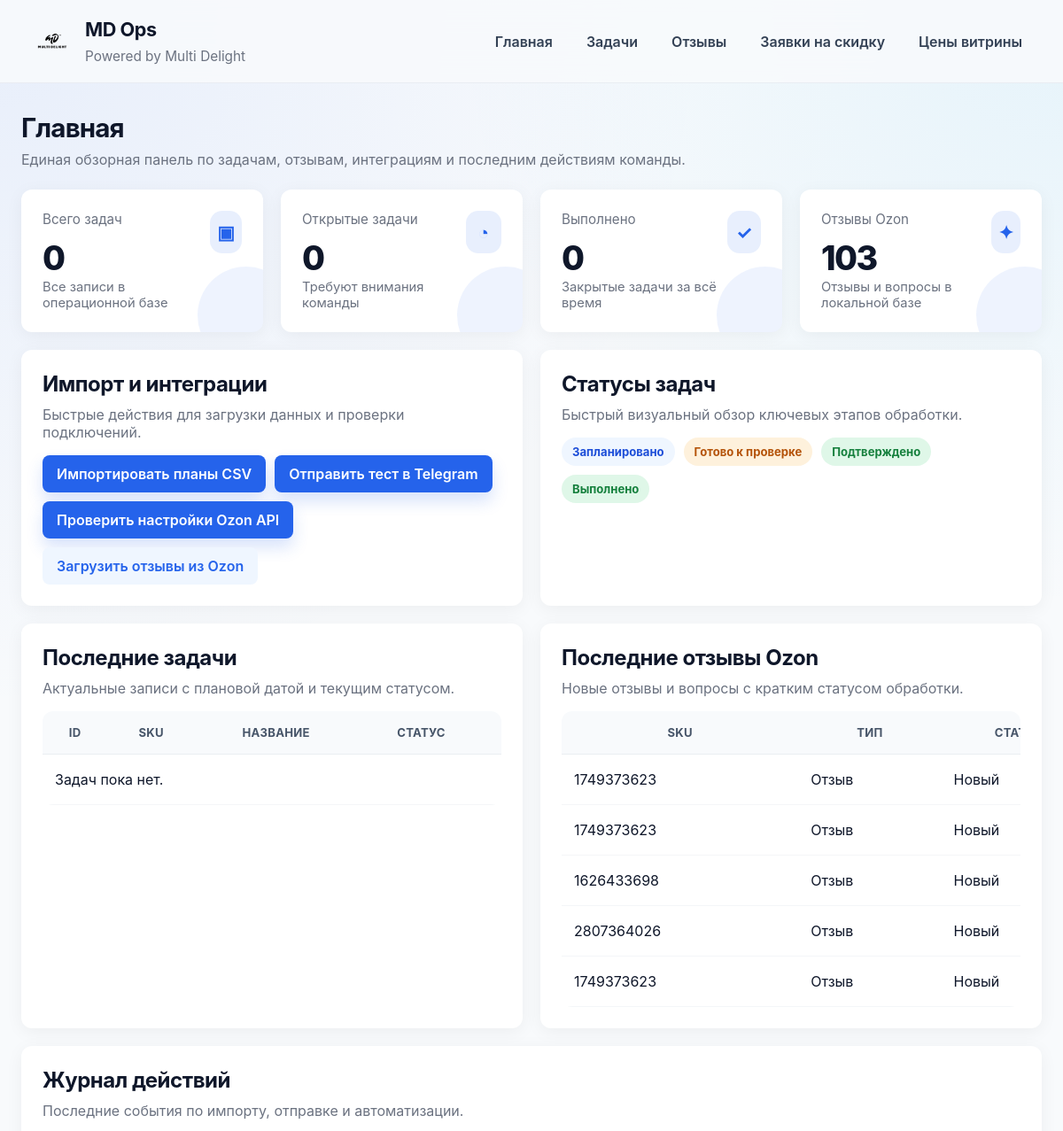
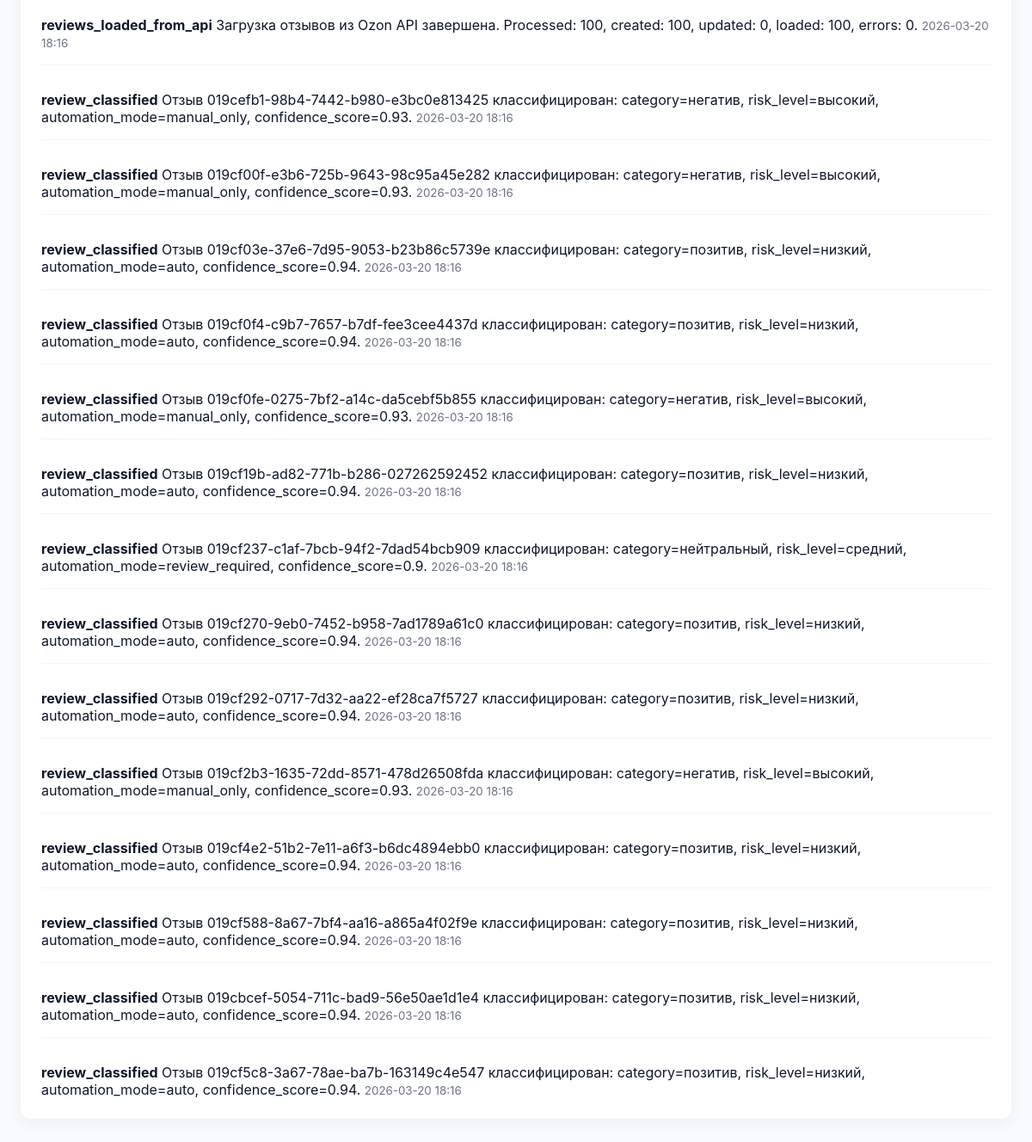
The page / on the database its author committed (2 pictures, top to bottom).
### app/models.py (models this page shows)
class Review(Base):
    __tablename__ = "reviews"
    id: Mapped[int] = mapped_column(Integer, primary_key=True, index=True)
    external_id: Mapped[str] = mapped_column(String(100), unique=True, index=True, nullable=False)
    sku: Mapped[str] = mapped_column(String(100), default="", index=True)
    product_name: Mapped[str | None] = mapped_column(String(255), nullable=True)
    source_type: Mapped[str] = mapped_column(String(50), default="review")
    category: Mapped[str | None] = mapped_column(String(50), nullable=True)
    rating: Mapped[int | None] = mapped_column(Integer, nullable=True)
    author_name: Mapped[str | None] = mapped_column(String(120), nullable=True)
    text: Mapped[str] = mapped_column(Text, default="")
    published_at: Mapped[datetime | None] = mapped_column(DateTime, nullable=True)
    status: Mapped[str] = mapped_column(String(50), default="new")
    draft_reply: Mapped[str | None] = mapped_column(Text, nullable=True)
    final_reply: Mapped[str | None] = mapped_column(Text, nullable=True)
    automation_mode: Mapped[str] = mapped_column(String(50), default="review_required")
    processing_mode: Mapped[str] = mapped_column(String(50), default="требуется_проверка")
    confidence_score: Mapped[float | None] = mapped_column(Float, nullable=True)
    risk_level: Mapped[str] = mapped_column(String(50), default="medium")
    send_status: Mapped[str] = mapped_column(String(50), default="pending")
    sent_at: Mapped[datetime | None] = mapped_column(DateTime, nullable=True)
    last_automation_processed_at: Mapped[datetime | None] = mapped_column(DateTime, nullable=True)
    high_risk_notified_at: Mapped[datetime | None] = mapped_column(DateTime, nullable=True)
    created_at: Mapped[datetime] = mapped_column(DateTime, default=datetime.utcnow)
    updated_at: Mapped[datetime] = mapped_column(DateTime, default=datetime.utcnow, onupdate=datetime.utcnow)

class AuditLog(Base):
    __tablename__ = "audit_logs"
    id: Mapped[int] = mapped_column(Integer, primary_key=True, index=True)
    action: Mapped[str] = mapped_column(String(120), nullable=False)
    details: Mapped[str] = mapped_column(Text, default="")
    created_at: Mapped[datetime] = mapped_column(DateTime, default=datetime.utcnow)

### app/routers/dashboard.py (the view)
@router.get("/", response_class=HTMLResponse)
def dashboard(request: Request, db: Session = Depends(get_db)):
    total_tasks = db.query(func.count(Task.id)).scalar() or 0
    open_tasks = db.query(func.count(Task.id)).filter(Task.status != "done").scalar() or 0
    done_tasks = db.query(func.count(Task.id)).filter(Task.status == "done").scalar() or 0
    total_reviews = db.query(func.count(Review.id)).scalar() or 0
    recent_tasks = db.query(Task).order_by(Task.created_at.desc()).limit(10).all()
    recent_reviews = get_recent_reviews(db, limit=5)
    recent_logs = db.query(AuditLog).order_by(AuditLog.created_at.desc()).limit(15).all()
    message = request.query_params.get("message", "")
    return templates.TemplateResponse(
        "dashboard.html",
        {
            "request": request,
            "stats": {
                "total_tasks": total_tasks,
                "open_tasks": open_tasks,
                "done_tasks": done_tasks,
                "total_reviews": total_reviews,
            },
            "recent_tasks": recent_tasks,
            "recent_reviews": recent_reviews,
            "recent_logs": recent_logs,
            "message": message,
        },
    )

### app/templates/dashboard.html (shortened to what this page needs)
{% extends "base.html" %}
{% set task_status_map = {
    "planned": "Запланировано",
    "ready_for_review": "Готово к проверке",
    "approved": "Подтверждено",
    "done": "Выполнено",
    "new": "Новая",
    "in_progress": "В работе"
} %}
{% set review_status_map = {
    "new": "Новый",
    "drafted": "Черновик",
    "approved": "Одобрен",
    "sent": "Отправлен",
    "failed": "Ошибка",
    "archived": "Архив",
    "одобрен": "Одобрен",
    "отправлен": "Отправлен",
    "ошибка": "Ошибка",
    "архив": "Архив",
    "ручная_обработка": "Ручная обработка"
} %}
{% set source_type_map = {
    "review": "Отзыв",
    "question": "Вопрос"
} %}
{% block content %}
<section class="page-header">
    <div>
        <h2>Главная</h2>
        <p>Единая обзорная панель по задачам, отзывам, интеграциям и последним действиям команды.</p>
    </div>
</section>
<section class="grid four-cards">
    <div class="card metric-card">
        <div class="metric-top">
            <div>
                <p class="metric-label">Всего задач</p>
                <div class="metric-value">{{ stats.total_tasks }}</div>
                <p class="metric-foot">Все записи в операционной базе</p>
            </div>
            <span class="metric-icon">▣</span>
        </div>
    </div>
    <div class="card metric-card">
        <div class="metric-top">
            <div>
                <p class="metric-label">Открытые задачи</p>
                <div class="metric-value">{{ stats.open_tasks }}</div>
                <p class="metric-foot">Требуют внимания команды</p>
            </div>
            <span class="metric-icon">◔</span>
        </div>
    </div>
    <div class="card metric-card">
        <div class="metric-top">
            <div>
                <p class="metric-label">Выполнено</p>
                <div class="metric-value">{{ stats.done_tasks }}</div>
                <p class="metric-foot">Закрытые задачи за всё время</p>
            </div>
            <span class="metric-icon">✓</span>
        </div>
    </div>
    <div class="card metric-card">
        <div class="metric-top">
            <div>
                <p class="metric-label">Отзывы Ozon</p>
                <div class="metric-value">{{ stats.total_reviews }}</div>
                <p class="metric-foot">Отзывы и вопросы в локальной базе</p>
            </div>
            <span class="metric-icon">✦</span>
        </div>
    </div>
</section>
<section class="grid two-columns">
    <div class="card">
        <div class="section-head">
            <div>
                <h2>Импорт и интеграции</h2>
                <p>Быстрые действия для загрузки данных и проверки подключений.</p>
            </div>
        </div>
        <div class="panel-actions">
            <form method="post" action="/tasks/import-plans">
                <button type="submit">Импортировать планы CSV</button>
            </form>
            <form method="post" action="/telegram/test">
                <button type="submit">Отправить тест в Telegram</button>
            </form>
            <form method="post" action="/ozon/test">
                <button type="submit">Проверить настройки Ozon API</button>
            </form>
            <a href="/reviews/load" class="secondary-button">Загрузить отзывы из Ozon</a>
        </div>
    </div>
    <div class="card">
        <div class="section-head">
            <div>
                <h2>Статусы задач</h2>
                <p>Быстрый визуальный обзор ключевых этапов обработки.</p>
            </div>
        </div>
        <div class="status-list">
            <span class="status-badge status-planned">Запланировано</span>
            <span class="status-badge status-ready_for_review">Готово к проверке</span>
            <span class="status-badge status-approved">Подтверждено</span>
            <span class="status-badge status-done">Выполнено</span>
        </div>
    </div>
</section>
<section class="grid two-columns">
    <div class="card">
        <div class="section-head">
            <div>
                <h2>Последние задачи</h2>
                <p>Актуальные записи с плановой датой и текущим статусом.</p>
            </div>
        </div>
        <div class="table-wrap">
            <table>
                <thead>
                    <tr>
                        <th>ID</th>
                        <th>SKU</th>
                        <th>Название</th>
                        <th>Статус</th>
                        <th>Плановая дата</th>
                    </tr>
                </thead>
                <tbody>
                    {% for task in recent_tasks %}
                    <tr>
                        <td>{{ task.id }}</td>
                        <td>{{ task.sku or "-" }}</td>
                        <td>{{ task.title }}</td>
                        <td><span class="status-badge status-{{ task.status }}">{{ task_status_map.get(task.status, task.status) }}</span></td>
                        <td>{{ (task.planned_date or task.due_date).strftime("%Y-%m-%d %H:%M") if (task.planned_date or task.due_date) else "-" }}</td>
                    </tr>
                    {% else %}
                    <tr>
                        <td colspan="5">Задач пока нет.</td>
                    </tr>
                    {% endfor %}
                </tbody>
            </table>
        </div>
    </div>
    <div class="card">
        <div class="section-head">
            <div>
                <h2>Последние отзывы Ozon</h2>
                <p>Новые отзывы и вопросы с кратким статусом обработки.</p>
            </div>
        </div>
        <div class="table-wrap">
            <table>
                <thead>
                    <tr>
                        <th>SKU</th>
                        <th>Тип</th>
                        <th>Статус</th>
                    </tr>
                </thead>
                <tbody>
                    {% for review in recent_reviews %}
                    <tr>
                        <td>{{ review.sku or "-" }}</td>
                        <td>{{ source_type_map.get(review.source_type, review.source_type) }}</td>
                        <td>{{ review_status_map.get(review.status, review.status) }}</td>
                    </tr>
                    {% else %}
                    <tr>
                        <td colspan="4">Отзывов пока нет.</td>
                    </tr>
                    {% endfor %}
                </tbody>
            </table>
        </div>
    </div>
</section>
<section class="card">
    <div class="section-head">
        <div>
            <h2>Журнал действий</h2>
            <p>Последние события по импорту, отправке и автоматизации.</p>
        </div>
    </div>
    <ul class="log-list">
        {% for item in recent_logs %}
        <li>
            <strong>{{ item.action }}</strong>
            <span>{{ item.details }}</span>
            <small>{{ item.created_at.strftime("%Y-%m-%d %H:%M") }}</small>
        </li>
        {% else %}
        <li>Событий пока нет.</li>
        {% endfor %}
    </ul>
</section>
{% endblock %}

### rows shown on the page
Review: sku "1749373623", get "Отзыв", get "Новый"
Review: sku "1749373623", get "Отзыв", get "Новый"
Review: sku "1626433698", get "Отзыв", get "Новый"
Review: sku "2807364026", get "Отзыв", get "Новый"
Review: sku "1749373623", get "Отзыв", get "Новый"
AuditLog: action "reviews_loaded_from_api", details "Загрузка отзывов из Ozon API завершена. Processed: 100, created: 100, updated: 0, loaded: 100, errors: 0.", created_at "2026-03-20 18:16"
AuditLog: action "review_classified", details "Отзыв 019cefb1-98b4-7442-b980-e3bc0e813425 классифицирован: category=негатив, risk_level=высокий, automation_mode=manual_only, confidence_score=0.93.", created_at "2026-03-20 18:16"
AuditLog: action "review_classified", details "Отзыв 019cf00f-e3b6-725b-9643-98c95a45e282 классифицирован: category=негатив, risk_level=высокий, automation_mode=manual_only, confidence_score=0.93.", created_at "2026-03-20 18:16"
AuditLog: action "review_classified", details "Отзыв 019cf03e-37e6-7d95-9053-b23b86c5739e классифицирован: category=позитив, risk_level=низкий, automation_mode=auto, confidence_score=0.94.", created_at "2026-03-20 18:16"
AuditLog: action "review_classified", details "Отзыв 019cf0f4-c9b7-7657-b7df-fee3cee4437d классифицирован: category=позитив, risk_level=низкий, automation_mode=auto, confidence_score=0.94.", created_at "2026-03-20 18:16"
AuditLog: action "review_classified", details "Отзыв 019cf0fe-0275-7bf2-a14c-da5cebf5b855 классифицирован: category=негатив, risk_level=высокий, automation_mode=manual_only, confidence_score=0.93.", created_at "2026-03-20 18:16"
AuditLog: action "review_classified", details "Отзыв 019cf19b-ad82-771b-b286-027262592452 классифицирован: category=позитив, risk_level=низкий, automation_mode=auto, confidence_score=0.94.", created_at "2026-03-20 18:16"
AuditLog: action "review_classified", details "Отзыв 019cf237-c1af-7bcb-94f2-7dad54bcb909 классифицирован: category=нейтральный, risk_level=средний, automation_mode=review_required, confidence_score=0.9.", created_at "2026-03-20 18:16"
AuditLog: action "review_classified", details "Отзыв 019cf270-9eb0-7452-b958-7ad1789a61c0 классифицирован: category=позитив, risk_level=низкий, automation_mode=auto, confidence_score=0.94.", created_at "2026-03-20 18:16"
AuditLog: action "review_classified", details "Отзыв 019cf292-0717-7d32-aa22-ef28ca7f5727 классифицирован: category=позитив, risk_level=низкий, automation_mode=auto, confidence_score=0.94.", created_at "2026-03-20 18:16"
AuditLog: action "review_classified", details "Отзыв 019cf2b3-1635-72dd-8571-478d26508fda классифицирован: category=негатив, risk_level=высокий, automation_mode=manual_only, confidence_score=0.93.", created_at "2026-03-20 18:16"
AuditLog: action "review_classified", details "Отзыв 019cf4e2-51b2-7e11-a6f3-b6dc4894ebb0 классифицирован: category=позитив, risk_level=низкий, automation_mode=auto, confidence_score=0.94.", created_at "2026-03-20 18:16"
AuditLog: action "review_classified", details "Отзыв 019cf588-8a67-7bf4-aa16-a865a4f02f9e классифицирован: category=позитив, risk_level=низкий, automation_mode=auto, confidence_score=0.94.", created_at "2026-03-20 18:16"
AuditLog: action "review_classified", details "Отзыв 019cbcef-5054-711c-bad9-56e50ae1d1e4 классифицирован: category=позитив, risk_level=низкий, automation_mode=auto, confidence_score=0.94.", created_at "2026-03-20 18:16"
AuditLog: action "review_classified", details "Отзыв 019cf5c8-3a67-78ae-ba7b-163149c4e547 классифицирован: category=позитив, risk_level=низкий, automation_mode=auto, confidence_score=0.94.", created_at "2026-03-20 18:16"

### other values the page prints
{{ stats.total_tasks }} "0"
{{ stats.open_tasks }} "0"
{{ stats.done_tasks }} "0"
{{ stats.total_reviews }} "103"
